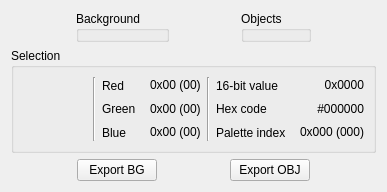
<?xml version="1.0" encoding="UTF-8"?>
<ui version="4.0">
 <class>QGBA::PaletteView</class>
 <widget class="QWidget" name="QGBA::PaletteView">
  <property name="geometry">
   <rect>
    <x>0</x>
    <y>0</y>
    <width>500</width>
    <height>397</height>
   </rect>
  </property>
  <property name="windowTitle">
   <string>Palette</string>
  </property>
  <layout class="QVBoxLayout" name="verticalLayout">
   <property name="sizeConstraint">
    <enum>QLayout::SetFixedSize</enum>
   </property>
   <item>
    <layout class="QHBoxLayout" name="horizontalLayout">
     <item>
      <spacer name="horizontalSpacer_2">
       <property name="orientation">
        <enum>Qt::Horizontal</enum>
       </property>
       <property name="sizeHint" stdset="0">
        <size>
         <width>0</width>
         <height>0</height>
        </size>
       </property>
      </spacer>
     </item>
     <item>
      <widget class="QGroupBox" name="groupBox">
       <property name="sizePolicy">
        <sizepolicy hsizetype="Fixed" vsizetype="Fixed">
         <horstretch>0</horstretch>
         <verstretch>0</verstretch>
        </sizepolicy>
       </property>
       <property name="title">
        <string>Background</string>
       </property>
       <layout class="QVBoxLayout" name="verticalLayout_3">
        <property name="leftMargin">
         <number>0</number>
        </property>
        <property name="topMargin">
         <number>0</number>
        </property>
        <property name="rightMargin">
         <number>0</number>
        </property>
        <property name="bottomMargin">
         <number>0</number>
        </property>
        <item>
         <widget class="QGBA::Swatch" name="bgGrid" native="true">
          <property name="sizePolicy">
           <sizepolicy hsizetype="MinimumExpanding" vsizetype="MinimumExpanding">
            <horstretch>0</horstretch>
            <verstretch>0</verstretch>
           </sizepolicy>
          </property>
         </widget>
        </item>
       </layout>
      </widget>
     </item>
     <item>
      <spacer name="horizontalSpacer">
       <property name="orientation">
        <enum>Qt::Horizontal</enum>
       </property>
       <property name="sizeHint" stdset="0">
        <size>
         <width>0</width>
         <height>0</height>
        </size>
       </property>
      </spacer>
     </item>
     <item>
      <widget class="QGroupBox" name="groupBox_2">
       <property name="sizePolicy">
        <sizepolicy hsizetype="Fixed" vsizetype="Fixed">
         <horstretch>0</horstretch>
         <verstretch>0</verstretch>
        </sizepolicy>
       </property>
       <property name="title">
        <string>Objects</string>
       </property>
       <layout class="QVBoxLayout" name="verticalLayout_4">
        <property name="leftMargin">
         <number>0</number>
        </property>
        <property name="topMargin">
         <number>0</number>
        </property>
        <property name="rightMargin">
         <number>0</number>
        </property>
        <property name="bottomMargin">
         <number>0</number>
        </property>
        <item>
         <widget class="QGBA::Swatch" name="objGrid" native="true">
          <property name="sizePolicy">
           <sizepolicy hsizetype="MinimumExpanding" vsizetype="MinimumExpanding">
            <horstretch>0</horstretch>
            <verstretch>0</verstretch>
           </sizepolicy>
          </property>
         </widget>
        </item>
       </layout>
      </widget>
     </item>
     <item>
      <spacer name="horizontalSpacer_3">
       <property name="orientation">
        <enum>Qt::Horizontal</enum>
       </property>
       <property name="sizeHint" stdset="0">
        <size>
         <width>0</width>
         <height>0</height>
        </size>
       </property>
      </spacer>
     </item>
    </layout>
   </item>
   <item>
    <spacer name="verticalSpacer">
     <property name="orientation">
      <enum>Qt::Vertical</enum>
     </property>
     <property name="sizeHint" stdset="0">
      <size>
       <width>0</width>
       <height>0</height>
      </size>
     </property>
    </spacer>
   </item>
   <item>
    <widget class="QGroupBox" name="groupBox_3">
     <property name="title">
      <string>Selection</string>
     </property>
     <layout class="QHBoxLayout" name="horizontalLayout_4">
      <item>
       <widget class="QGBA::Swatch" name="selected" native="true">
        <property name="sizePolicy">
         <sizepolicy hsizetype="Fixed" vsizetype="Fixed">
          <horstretch>0</horstretch>
          <verstretch>0</verstretch>
         </sizepolicy>
        </property>
        <property name="minimumSize">
         <size>
          <width>64</width>
          <height>64</height>
         </size>
        </property>
       </widget>
      </item>
      <item>
       <widget class="Line" name="line_3">
        <property name="orientation">
         <enum>Qt::Vertical</enum>
        </property>
       </widget>
      </item>
      <item>
       <layout class="QVBoxLayout" name="verticalLayout_9">
        <item>
         <widget class="QLabel" name="label_4">
          <property name="text">
           <string>Red</string>
          </property>
         </widget>
        </item>
        <item>
         <widget class="QLabel" name="label_5">
          <property name="text">
           <string>Green</string>
          </property>
         </widget>
        </item>
        <item>
         <widget class="QLabel" name="label_6">
          <property name="text">
           <string>Blue</string>
          </property>
         </widget>
        </item>
       </layout>
      </item>
      <item>
       <layout class="QVBoxLayout" name="verticalLayout_10">
        <property name="leftMargin">
         <number>8</number>
        </property>
        <item>
         <widget class="QLabel" name="r">
          <property name="text">
           <string notr="true">0x00 (00)</string>
          </property>
          <property name="textInteractionFlags">
           <set>Qt::LinksAccessibleByMouse|Qt::TextSelectableByKeyboard|Qt::TextSelectableByMouse</set>
          </property>
         </widget>
        </item>
        <item>
         <widget class="QLabel" name="g">
          <property name="text">
           <string notr="true">0x00 (00)</string>
          </property>
          <property name="textInteractionFlags">
           <set>Qt::LinksAccessibleByMouse|Qt::TextSelectableByKeyboard|Qt::TextSelectableByMouse</set>
          </property>
         </widget>
        </item>
        <item>
         <widget class="QLabel" name="b">
          <property name="text">
           <string notr="true">0x00 (00)</string>
          </property>
          <property name="textInteractionFlags">
           <set>Qt::LinksAccessibleByMouse|Qt::TextSelectableByKeyboard|Qt::TextSelectableByMouse</set>
          </property>
         </widget>
        </item>
       </layout>
      </item>
      <item>
       <widget class="Line" name="line_4">
        <property name="orientation">
         <enum>Qt::Vertical</enum>
        </property>
       </widget>
      </item>
      <item>
       <layout class="QVBoxLayout" name="verticalLayout_11">
        <item>
         <widget class="QLabel" name="label_14">
          <property name="text">
           <string>16-bit value</string>
          </property>
         </widget>
        </item>
        <item>
         <widget class="QLabel" name="label_15">
          <property name="text">
           <string>Hex code</string>
          </property>
         </widget>
        </item>
        <item>
         <widget class="QLabel" name="label_16">
          <property name="text">
           <string>Palette index</string>
          </property>
         </widget>
        </item>
       </layout>
      </item>
      <item>
       <layout class="QVBoxLayout" name="verticalLayout_12">
        <property name="leftMargin">
         <number>8</number>
        </property>
        <item>
         <widget class="QLabel" name="value">
          <property name="text">
           <string notr="true">0x0000</string>
          </property>
          <property name="alignment">
           <set>Qt::AlignRight|Qt::AlignTrailing|Qt::AlignVCenter</set>
          </property>
          <property name="textInteractionFlags">
           <set>Qt::LinksAccessibleByMouse|Qt::TextSelectableByKeyboard|Qt::TextSelectableByMouse</set>
          </property>
         </widget>
        </item>
        <item>
         <widget class="QLabel" name="hexcode">
          <property name="text">
           <string notr="true">#000000</string>
          </property>
          <property name="alignment">
           <set>Qt::AlignRight|Qt::AlignTrailing|Qt::AlignVCenter</set>
          </property>
          <property name="textInteractionFlags">
           <set>Qt::LinksAccessibleByMouse|Qt::TextSelectableByKeyboard|Qt::TextSelectableByMouse</set>
          </property>
         </widget>
        </item>
        <item>
         <widget class="QLabel" name="index">
          <property name="text">
           <string notr="true">0x000 (000)</string>
          </property>
          <property name="alignment">
           <set>Qt::AlignRight|Qt::AlignTrailing|Qt::AlignVCenter</set>
          </property>
          <property name="textInteractionFlags">
           <set>Qt::LinksAccessibleByMouse|Qt::TextSelectableByKeyboard|Qt::TextSelectableByMouse</set>
          </property>
         </widget>
        </item>
       </layout>
      </item>
     </layout>
    </widget>
   </item>
   <item>
    <layout class="QHBoxLayout" name="horizontalLayout_3">
     <item>
      <spacer name="horizontalSpacer_4">
       <property name="orientation">
        <enum>Qt::Horizontal</enum>
       </property>
       <property name="sizeHint" stdset="0">
        <size>
         <width>0</width>
         <height>0</height>
        </size>
       </property>
      </spacer>
     </item>
     <item>
      <widget class="QPushButton" name="exportBG">
       <property name="text">
        <string>Export BG</string>
       </property>
      </widget>
     </item>
     <item>
      <spacer name="horizontalSpacer_5">
       <property name="orientation">
        <enum>Qt::Horizontal</enum>
       </property>
       <property name="sizeHint" stdset="0">
        <size>
         <width>0</width>
         <height>0</height>
        </size>
       </property>
      </spacer>
     </item>
     <item>
      <widget class="QPushButton" name="exportOBJ">
       <property name="text">
        <string>Export OBJ</string>
       </property>
      </widget>
     </item>
     <item>
      <spacer name="horizontalSpacer_6">
       <property name="orientation">
        <enum>Qt::Horizontal</enum>
       </property>
       <property name="sizeHint" stdset="0">
        <size>
         <width>0</width>
         <height>0</height>
        </size>
       </property>
      </spacer>
     </item>
    </layout>
   </item>
  </layout>
 </widget>
 <customwidgets>
  <customwidget>
   <class>QGBA::Swatch</class>
   <extends>QWidget</extends>
   <header>Swatch.h</header>
   <container>1</container>
  </customwidget>
 </customwidgets>
 <resources/>
 <connections/>
</ui>
